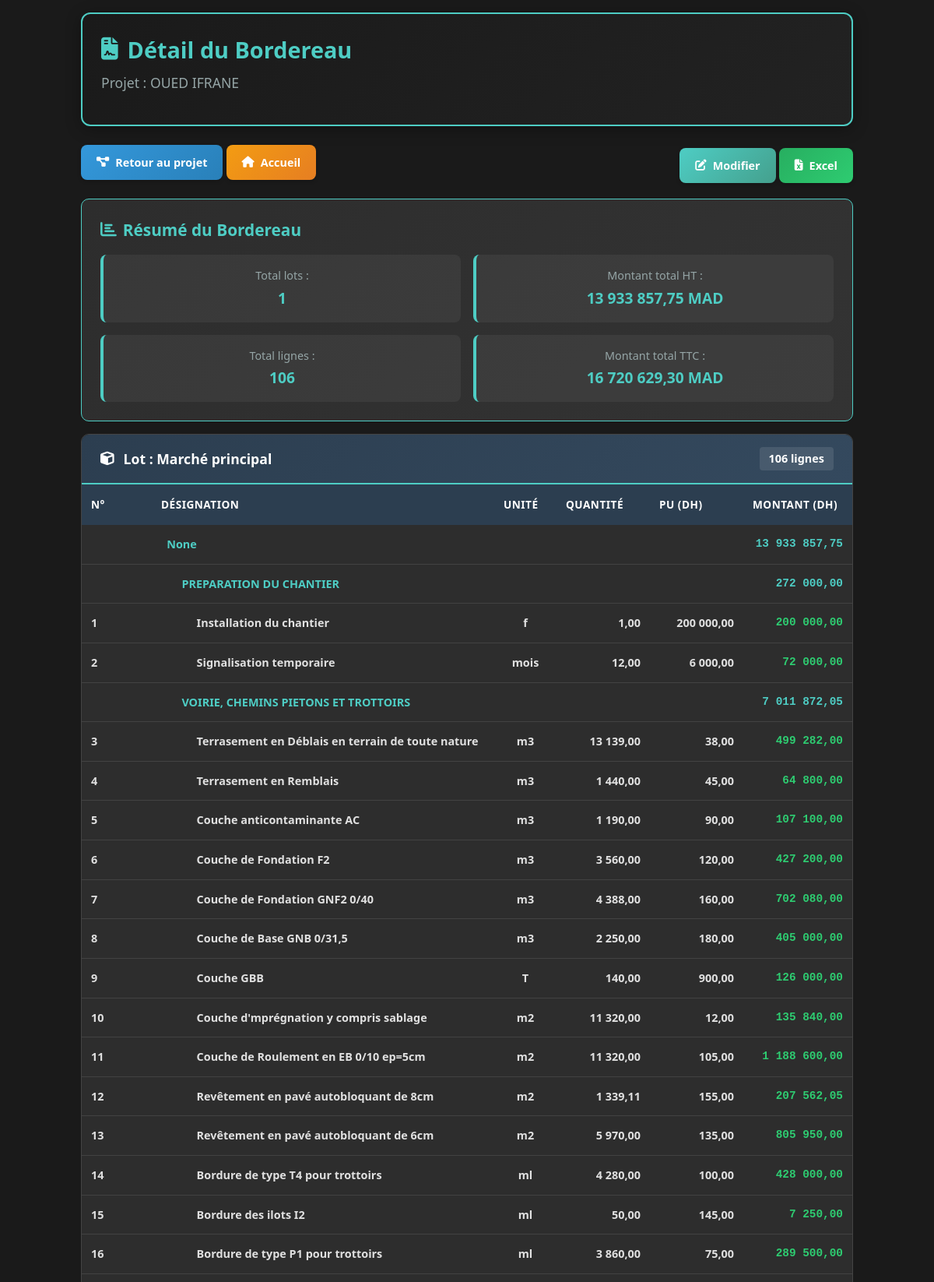
/projet/14/lots/details/ (signed in, upper part), run on the app's committed database.
### projets/models/projet.py (models this page shows, shortened)
class Projet(models.Model):
    TYPE_PROJET = [
        ('VRD', 'Voirie et Réseaux Divers'),
        ('ROUTE', 'Route'),
        ('PONT', 'Pont'),
        ('BATIMENT', 'Bâtiment'),
        ('CONSTRUCTION', 'Construction'),
        ('ASSAINISSEMENT EP', 'Assainissement EP'),
        ('ASSAINISSEMENT EU', 'Assainissement EU'),
        ('ASSAINISSEMENT', 'Assainissement'),
        ('ADDUCTION_EAU_POTABLE', "Adduction d'eau potable"),
        ('EQUIPEMENT', 'Équipement'),
        ('AMENAGEMENT', 'Aménagement'),
        ('GENIE_CIVIL', 'Génie Civil'),
        ('TRAVAUX_PUBLICS', 'Travaux Publics'),
        ('ELECTRICITE', 'Électricité'),
        ('HYDRAULIQUE', 'Hydraulique'),
        ('TELECOMMUNICATION', 'Télécommunication'),
        ('ENVIRONNEMENT', 'Environnement'),
        ('URBANISME', 'Urbanisme'),
        ('ESPACE_PUBLIC', 'Espace Public'),
        ('PLACE_PUBLIQUE', 'Place Publique'),
        ('ESPACE_VERT', 'Espace Vert'),
        ('TERRAINS_SPORTIFS', 'Terrins Sportifs'),
        ('TERRAINS_PROXIMITES', 'Terrains Proximités'),
        ('AUTRE', 'Autre'),
    ]
    class Statut(models.TextChoices):
        APPEL_OFFRE = 'AO', _("Appel d'offre")
        EN_ETUDE = 'ETUDE', _('En étude')
        EN_ATTENTE = 'ATTENTE', _('En attente')
        EN_DEMARRAGE = 'DEM', _('En démarrage')
        EN_COURS = 'COURS', _('En cours')
        EN_ARRET = 'ARRET', _('En arrêt')
        EN_RECEPTION = 'RECEP', _('En réception')
        EN_RECEPTION_PROVISOIRE = 'RECEP_PROV', _('En réception provisoire')
        EN_RECEPTION_DEFINITIVE = 'RECEP_DEF', _('En réception définitive')
        RECEPTION_PROVISOIRE = 'RP', _('Réception provisoire')
        RECEPTION_DEFINITIVE = 'RD', _('Réception définitive')
        CLOTURE = 'CLO', _('Clôturé')
    type_projet = models.CharField(_("Type de projet"), max_length=50, choices=TYPE_PROJET, default='VRD', null=True, blank=True)
    nom = models.CharField(_("Nom du projet"), max_length=50)
    objet = models.TextField(_("Objet du marché"), max_length=200)
    numero = models.CharField(_("Numéro du marché"), max_length=100, unique=True)
    maitre_ouvrage = models.CharField(_("Maître d'ouvrage"), max_length=200)
    localisation = models.CharField(_("Localisation"), max_length=200)
    users = models.ManyToManyField(settings.AUTH_USER_MODEL, verbose_name=_("Utilisateurs"), blank=True, related_name='projets')
    revisable = models.BooleanField(_("Revisable"), default=False, null=True, blank=True)
    montant = models.DecimalField(_("Montant estimé (DH)"), max_digits=12, decimal_places=2, null=True, blank=True)
    montant_soumission = models.DecimalField(_("Montant de la soumission (DH)"), max_digits=12, decimal_places=2, null=True, blank=True)
    statut = models.CharField(_("Statut"), max_length=15, choices=Statut.choices, default=Statut.APPEL_OFFRE)
    date_debut = models.DateField(_("Date de début prévue"), null=True, blank=True)
    delai = models.IntegerField(_("Délai (jours)"), null=True, blank=True, default=0)
    date_creation = models.DateTimeField(_("Date d'enregistrement"), auto_now_add=True)
    avancement = models.DecimalField(_("Avancement (%)"), max_digits=5, decimal_places=2, default=0.0)
    entreprise = models.ForeignKey('Entreprise', on_delete=models.SET_NULL, null=True, blank=True, verbose_name=_("Entreprise adjudicataire"))
    appel_offre = models.OneToOneField('AppelOffre', on_delete=models.SET_NULL, null=True, blank=True, related_name='projet_associe')
    revisable = models.BooleanField(_("Revisable"), null=True, blank=True, default=False)
    epoque_base = models.DateField(_("Epoque de base"), null=True, blank=True)
    a_traiter = models.BooleanField(_("À traiter (appel d'offre)"), null=True, blank=True, default=False)
    en_retard = models.BooleanField(_("En retard"), null=True, blank=True, default=False)
    reception_validee = models.BooleanField(_("Réception validée"), null=True, blank=True, default=False)
    date_reception = models.DateField(_("Date de réception"), null=True, blank=True)
    date_limite_soumission = models.DateField(_("Date limite de soumission"), null=True, blank=True)
    class Meta:
        verbose_name = _("Projet")
        verbose_name_plural = _("Projets")
        ordering = ['-date_creation']

class LotProjet(models.Model):
    projet = models.ForeignKey(Projet, on_delete=models.CASCADE, related_name='lots', verbose_name=_("Projet"))
    nom = models.CharField(_("Nom du lot"), max_length=200)
    description = models.TextField(_("Description"), blank=True)
    class Meta:
        verbose_name = _("Lot du projet")
        verbose_name_plural = _("Lots du projet")
        ordering = ['nom']

class LigneBordereau(models.Model):
    lot = models.ForeignKey(LotProjet, on_delete=models.CASCADE, related_name='lignes', verbose_name=_("Lot"))
    parent = models.ForeignKey('self', on_delete=models.SET_NULL, null=True, blank=True, related_name='enfants',
                               verbose_name=_("Ligne parente (optionnel)"))
    numero = models.CharField(_("N°"), max_length=20, null=True, blank=True)
    designation = models.TextField(_("Désignation"))
    unite = models.CharField(_("Unité"), max_length=10, null=True, blank=True)
    quantite = models.DecimalField(_("Quantité"), max_digits=10, decimal_places=2)
    prix_unitaire = models.DecimalField(_("Prix unitaire (DH)"), max_digits=12, decimal_places=2)
    montant_calcule = models.DecimalField(_("Montant"), max_digits=15, decimal_places=2, default=Decimal('0.00'))
    niveau = models.IntegerField(_("Niveau hiérarchique"), default=0)
    est_titre = models.BooleanField(_("Est un titre"), default=False)
    ordre_affichage = models.IntegerField(_("Ordre d'affichage"), default=0)
    class Meta:
        verbose_name = _("Ligne de bordereau")
        verbose_name_plural = _("Lignes de bordereau")
        ordering = ['ordre_affichage', 'id']
    @property
    def montant(self):
        if self.enfants.exists():
            return sum(enfant.montant for enfant in self.enfants.all())
        return self.quantite * self.prix_unitaire

### projets/views/views.py (the view)
# urls.py: path('projet/<int:projet_id>/lots/details/', views.lots_details, name='lots_details'),
@login_required
def lots_details(request, projet_id):
    projet = get_object_or_404(Projet, id=projet_id)
    can_editer = request.user.is_superuser
    lots = LotProjet.objects.filter(projet=projet).order_by('id')
    lots_data = []
    montant_total = 0
    total_lignes = 0
    from projets.manager import LigneHierarchique
    for lot in lots:
        lignes = LigneBordereau.objects.filter(lot=lot).order_by('id')
        total_lot = sum(
            (ligne.quantite or 0) * (ligne.prix_unitaire or 0)
            for ligne in lignes
        )
        if total_lot == 0:
            continue
        lines_root = LigneHierarchique({'id': 0, lot.nom: 'root'})
        lines_root.build_tree(lignes, lines_root)
        lignes_table = lines_root.export_to_table()
        lots_data.append({
            'lot': lot,
            'id': lot.id,
            'nom': lot.nom,
            'description': lot.description,
            'lignes_table': lignes_table,  # Pour affichage en tableau avec niveaux
            'total_lot': total_lot,
        })
        montant_total += total_lot
        total_lignes += len(lignes_table)
    context = {
        'projet': projet,
        'can_editer': can_editer,
        'lots': lots_data,  # Contient déjà lot, lignes_hierarchiques, lignes_table, total_lot
        'montant_total': montant_total,
        'total_lots': len(lots_data),
        'total_lignes': total_lignes,
    }
    return render(request, 'projets/lots/lots_details.html', context)

### projets/templates/projets/lots/lots_details.html (shortened to what this page needs)
<!DOCTYPE html>
<html lang="fr">
<head>
    {% load formatters %}
    <link rel="stylesheet" href="https://cdnjs.cloudflare.com/ajax/libs/font-awesome/6.4.0/css/all.min.css" />
    <script src="https://cdn.tailwindcss.com"></script>
</head>
<body>
    <div class="container">
        <header class="main-header">
            <h1 class="main-title">
                <i class="fas fa-file-contract"></i>
                Détail du Bordereau
            </h1>
            <div class="project-name">
                Projet : {{ projet.nom }}
            </div>
        </header>
        <nav class="nav-container no-print">
            <div class="nav-buttons">
                <a href="{% url 'projets:dashboard' projet.id %}" class="btn btn-info mb-2">
                    <i class="fa-solid fa-diagram-project"></i>
                    Retour au projet
                </a>
                <a href="{% url 'home' %}" class="btn btn-warning mb-2">
                    <i class="fa-solid fa-house"></i>
                    Accueil
                </a>
            </div>
            <div class="action-buttons">
                {% if can_editer %}
                <a href="{% url 'projets:lots_projet' projet.id %}" class="btn btn-primary">
                    <i class="fas fa-edit"></i>
                    Modifier
                </a>
                {% endif %}
                <a href="{% url 'projets:export_excel' projet.id %}" class="btn btn-success">
                    <i class="fas fa-file-excel"></i>
                    Excel
                </a>
            </div>
        </nav>
        <section class="summary-card">
            <h2 class="summary-title">
                <i class="fas fa-chart-bar"></i>
                Résumé du Bordereau
            </h2>
            <div class="stats-grid">
                <div class="stats-row">
                    <div class="stat-item">
                        <span>Total lots :</span>
                        <span class="stat-value">{{ total_lots }}</span>
                    </div>
                    <div class="stat-item amount-item">
                        <span>Montant total HT :</span>
                        <span class="stat-value amount-value">{{ montant_total|format_french_number }} MAD</span>
                    </div>
                </div>
                <div class="stats-row">
                    <div class="stat-item">
                        <span>Total lignes :</span>
                        <span class="stat-value">{{ total_lignes }}</span>
                    </div>
                    <div class="stat-item amount-item">
                        <span>Montant total TTC :</span>
                        <span class="stat-value amount-value">{{ montant_total|amount_ttc }} MAD</span>
                    </div>
                </div>
            </div>
        </section>
        {% for lot in lots %}
        <section class="lot-section">
            <div class="lot-header">
                <i class="fas fa-cube"></i>
                <span>Lot : {{ lot.nom }}{% if lot.description %} - {{ lot.description }}{% endif %}</span>
                <span style="margin-left: auto; font-size: 0.9rem; background: rgba(255,255,255,0.1); padding: 0.25rem 0.75rem; border-radius: 4px;">
                    {{ lot.lignes_table|length }} ligne{{ lot.lignes_table|length|pluralize }}
                </span>
            </div>
            <div class="table-container">
                <table class="data-table">
                    <colgroup>
                        <col style="width: 90px;">
                        <col style="width: auto;">
                        <col class="text-center" style="width: 80px;">
                        <col class="text-right" style="width: 120px;">
                        <col class="text-right" style="width: 120px;">
                        <col class="text-right" style="width: 140px;">
                    </colgroup>
                    <thead>
                        <tr>
                            <th>N°</th>
                            <th>Désignation</th>
                            <th>Unité</th>
                            <th>Quantité</th>
                            <th>PU (DH)</th>
                            <th>Montant (DH)</th>
                        </tr>
                    </thead>
                    <tbody>
                        {% for ligne in lot.lignes_table %}
                            {% if ligne.montant > 0 %}
                            <tr class="niveau-{{ ligne.level }} {% if ligne.is_parent %}ligne-parent{% else %}ligne-detail{% endif %}">
                                <td>
                                    {% if ligne.has_children %}
                                        <strong class="designation level-{{ligne.level}}">{{ ligne.numero|default:"" }}</strong>
                                    {% else %}
                                        {{ ligne.numero|default:"" }}
                                    {% endif %}
                                </td>
                                <td class="designation level-{{ligne.level}}">
                                    {% if ligne.has_children %}
                                        <strong>{{ ligne.designation }}</strong>
                                    {% else %}
                                        {{ ligne.designation }}
                                    {% endif %}
                                </td>
                                <td class="text-center unit">
                                    {% if ligne.unite %}
                                        {{ ligne.unite }}
                                    {% endif %}
                                </td>
                                <td class="text-right quantity">
                                    {% if ligne.quantite and ligne.quantite != 0 %}
                                        {{ ligne.quantite|format_quantity }}
                                    {% else %}
                                        <span class="empty-value"></span>
                                    {% endif %}
                                </td>
                                <td class="text-right price">
                                    {% if ligne.prix_unitaire and ligne.prix_unitaire != 0 %}
                                        {{ ligne.prix_unitaire|format_french_number }}
                                    {% else %}
                                        <span class="empty-value"></span>
                                    {% endif %}
                                </td>
                                <td class="text-right {% if ligne.is_parent %}amount-parent{% else %}amount{% endif %}">
                                    {% if ligne.montant %}
                                        <strong>{{ ligne.montant|format_french_number }}</strong>
                                    {% else %}
                                        <span class="empty-value">-</span>
                                    {% endif %}
                                </td>
                            </tr>
                            {% endif %}
                        {% endfor %}
                    </tbody>
                </table>
            </div>
        </section>
        {% empty %}
        <section class="empty-state">
            <i class="fas fa-file-contract empty-icon"></i>
            <h3>Aucun lot trouvé</h3>
            <p>Ce projet ne contient aucun lot pour le moment.</p>
        </section>
        {% endfor %}
    </div>
</body>
</html>

### data on the page
Projet: nom "OUED IFRANE"
LotProjet: nom "Marché principal", lignes_table|length "106", designation "None", montant "13 933 857,75" "272 000,00" "200 000,00" "72 000,00" "7 011 872,05" "499 282,00" "64 800,00" "107 100,00" "427 200,00" "702 080,00" "405 000,00" "126 000,00" "135 840,00" "1 188 600,00" "207 562,05" "805 950,00" "428 000,00" "7 250,00" "289 500,00", numero "1" "2" "3" "4" "5" "6" "7" "8" "9", unite "f" "T"
LigneBordereau: designation "PREPARATION DU CHANTIER"
LigneBordereau: designation "Installation du chantier", quantite "1,00", prix_unitaire "200 000,00"
LigneBordereau: designation "Signalisation temporaire", unite "mois", quantite "12,00", prix_unitaire "6 000,00"
LigneBordereau: designation "VOIRIE, CHEMINS PIETONS ET TROTTOIRS"
LigneBordereau: designation "Terrasement en Déblais en terrain de toute nature", unite "m3", quantite "13 139,00", prix_unitaire "38,00"
LigneBordereau: designation "Terrasement en Remblais", unite "m3", quantite "1 440,00", prix_unitaire "45,00"
LigneBordereau: designation "Couche anticontaminante AC", unite "m3", quantite "1 190,00", prix_unitaire "90,00"
LigneBordereau: designation "Couche de Fondation F2", unite "m3", quantite "3 560,00", prix_unitaire "120,00"
LigneBordereau: designation "Couche de Fondation GNF2 0/40", unite "m3", quantite "4 388,00", prix_unitaire "160,00"
LigneBordereau: designation "Couche de Base GNB 0/31,5", unite "m3", quantite "2 250,00", prix_unitaire "180,00"
LigneBordereau: designation "Couche GBB", quantite "140,00", prix_unitaire "900,00"
LigneBordereau: numero "10", designation "Couche d'mprégnation y compris sablage", unite "m2", quantite "11 320,00", prix_unitaire "12,00"
LigneBordereau: numero "11", designation "Couche de Roulement en EB 0/10 ep=5cm", unite "m2", quantite "11 320,00", prix_unitaire "105,00"
LigneBordereau: numero "12", designation "Revêtement en pavé autobloquant de 8cm", unite "m2", quantite "1 339,11", prix_unitaire "155,00"
LigneBordereau: numero "13", designation "Revêtement en pavé autobloquant de 6cm", unite "m2", quantite "5 970,00", prix_unitaire "135,00"
LigneBordereau: numero "14", designation "Bordure de type T4 pour trottoirs", unite "ml", quantite "4 280,00", prix_unitaire "100,00"
LigneBordereau: numero "15", designation "Bordure des ilots I2", unite "ml", quantite "50,00", prix_unitaire "145,00"
LigneBordereau: numero "16", designation "Bordure de type P1 pour trottoirs", unite "ml", quantite "3 860,00", prix_unitaire "75,00"

### other printed values
{{ total_lots }} "1"
{{ montant_total|format_french_number }} "13 933 857,75"
{{ total_lignes }} "106"
{{ montant_total|amount_ttc }} "16 720 629,30"
